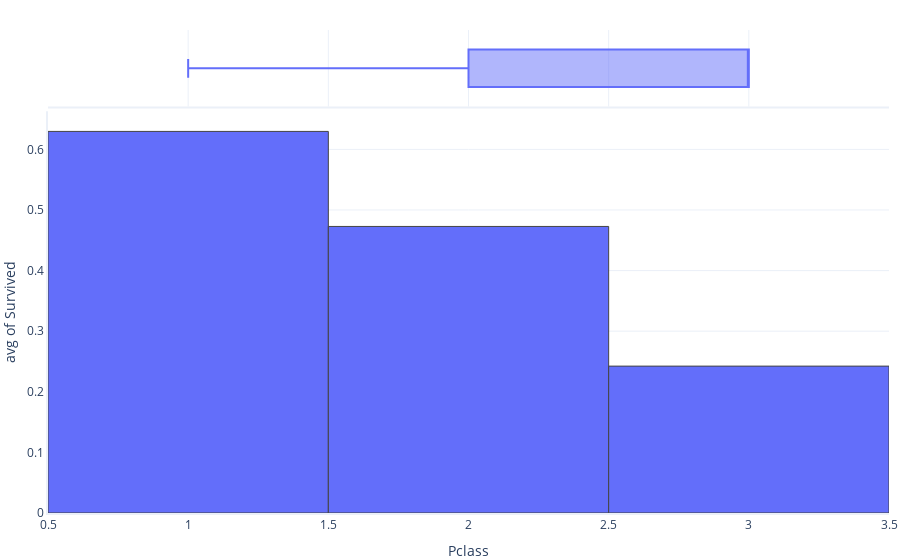

Notebook source saved alongside this figure:
### Markdown cell above
Let's start by visualising some ordinal data. We have available:

Pclass - the ticket class
Parch - the number of parents or children on the ship
sibsp - the number of siblings or spouses on the ship
Ordinal data can be viewed in almost any kind of graph.
Let's start with a simple histogram that describing relationships between the ticket class and the likelihood of survival

### Code cell
import graphing

graphing.histogram(dataset, label_x='Pclass', label_y='Survived', histfunc='avg', include_boxplot=True)

### Figure 1 — Plotly figure (JSON) as saved in the notebook; plotly's stock layout.template omitted (floating-point values rounded to 4 significant figures; data arrays with more than 128 entries replaced by an {"elided": "..."} marker saying what was removed)
{"data": [{"alignmentgroup": "True", "bingroup": "x", "histfunc": "avg", "hovertemplate": "Pclass=%{x}<br>avg of Survived=%{y}<extra></extra>", "legendgroup": "", "marker": {"color": "#636efa", "pattern": {"shape": ""}}, "name": "", "offsetgroup": "", "orientation": "v", "showlegend": false, "type": "histogram", "x": {"elided": "891 int values"}, "xaxis": "x", "y": {"elided": "891 int values"}, "yaxis": "y"}, {"alignmentgroup": "True", "hovertemplate": "Pclass=%{x}<extra></extra>", "legendgroup": "", "marker": {"color": "#636efa"}, "name": "", "notched": false, "offsetgroup": "", "showlegend": false, "type": "box", "x": {"elided": "891 int values"}, "xaxis": "x2", "yaxis": "y2"}], "layout": {"barmode": "relative", "legend": {"tracegroupgap": 0}, "xaxis": {"anchor": "y", "domain": [0, 1], "title": {"text": "Pclass"}}, "xaxis2": {"anchor": "y2", "domain": [0, 1], "matches": "x", "showgrid": true, "showticklabels": false}, "yaxis": {"anchor": "x", "domain": [0, 0.8316], "title": {"text": "avg of Survived"}}, "yaxis2": {"anchor": "x2", "domain": [0.8416, 1], "matches": "y2", "showgrid": false, "showline": false, "showticklabels": false, "ticks": ""}}}
